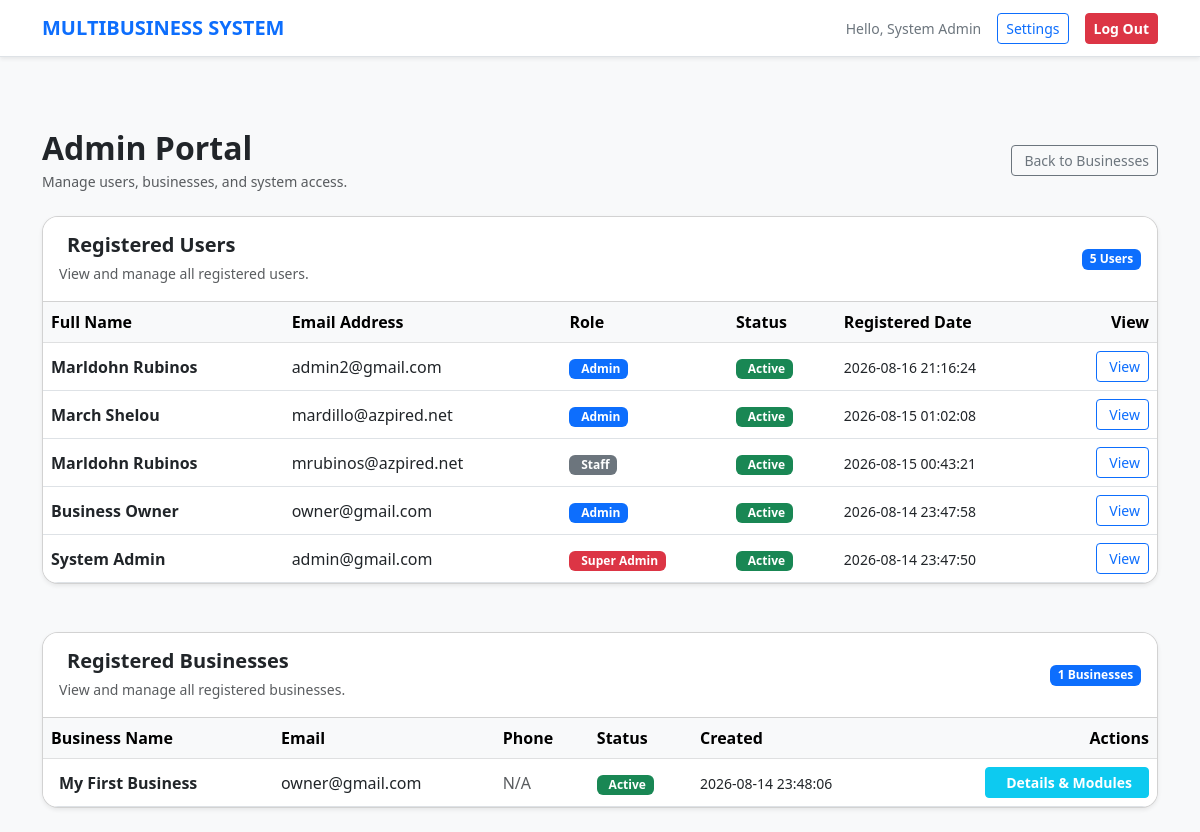
/public/index.php?page=admin_portal (signed in), run on an earlier commit of the app's database.
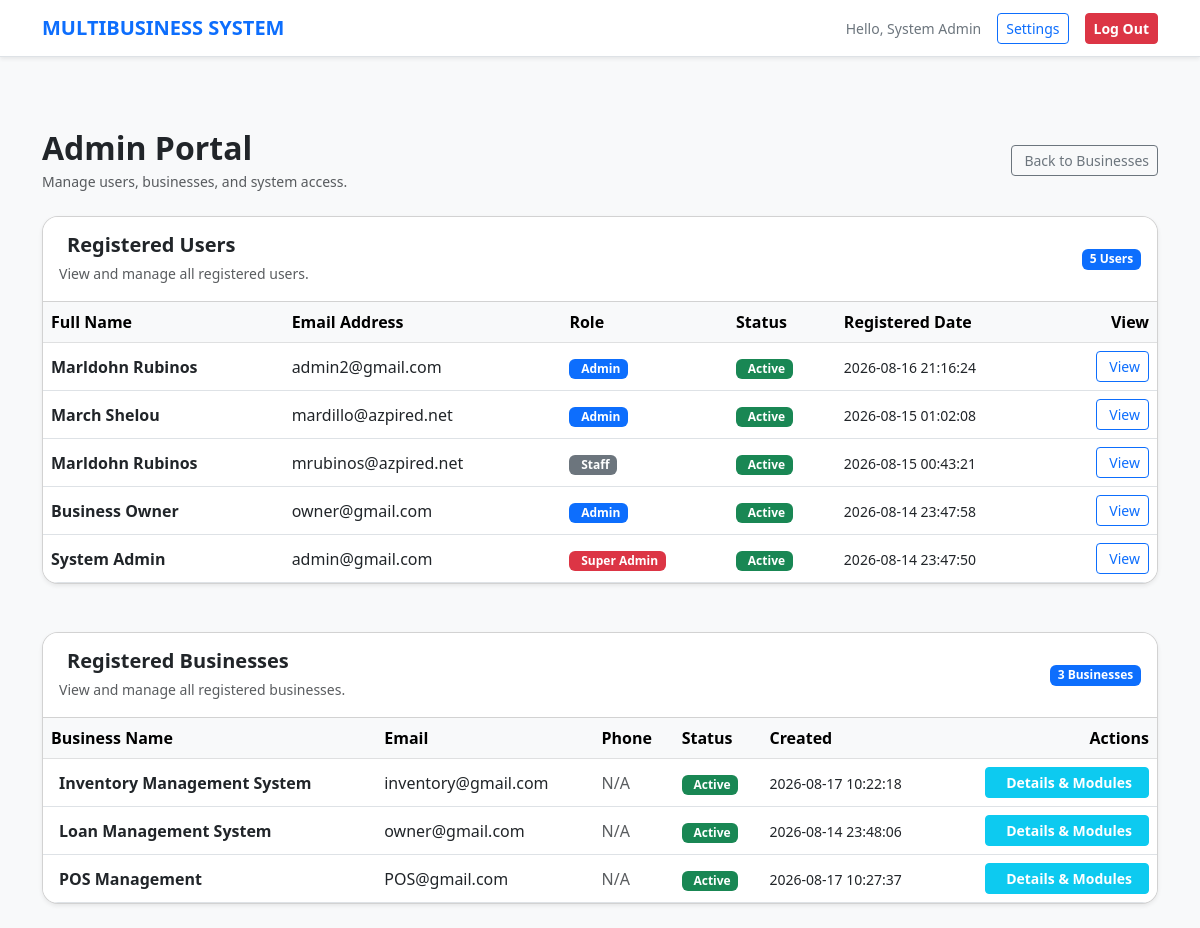
And on a later commit of the database.
### tables this page shows
CREATE TABLE `users` (
  `id` int(11) NOT NULL,
  `name` varchar(150) NOT NULL,
  `email` varchar(150) NOT NULL,
  `password` varchar(255) NOT NULL,
  `role` enum('super_admin','admin','staff') NOT NULL DEFAULT 'staff',
  `status` enum('active','inactive','pending') NOT NULL DEFAULT 'active',
  `created_at` timestamp NOT NULL DEFAULT current_timestamp(),
  `updated_at` timestamp NULL DEFAULT NULL ON UPDATE current_timestamp()
);

CREATE TABLE `businesses` (
  `id` int(11) NOT NULL,
  `name` varchar(150) NOT NULL,
  `email` varchar(150) DEFAULT NULL,
  `phone` varchar(50) DEFAULT NULL,
  `address` text DEFAULT NULL,
  `status` enum('active','inactive') NOT NULL DEFAULT 'active',
  `created_at` timestamp NOT NULL DEFAULT current_timestamp(),
  `updated_at` timestamp NULL DEFAULT NULL ON UPDATE current_timestamp()
);

### resources/admin_portal.php (the view, shortened to what the changed rows need)
<?php
$pdo = Database::getConnection();
$userStmt = $pdo->query("
    SELECT
        id,
        name,
        email,
        role,
        status,
        created_at
    FROM users
    ORDER BY id DESC
");
$users = $userStmt->fetchAll(PDO::FETCH_ASSOC);
$businessStmt = $pdo->query("
    SELECT
        id,
        name,
        email,
        phone,
        address,
        status,
        created_at
    FROM businesses
    ORDER BY name ASC
");
$allBusinesses = $businessStmt->fetchAll(PDO::FETCH_ASSOC);
include __DIR__ . '/partials/header.php';
?>
<div class="container py-4">
    <div class="d-flex justify-content-between align-items-center mb-4">
        <div>
            <h2 class="fw-bold mb-1">
                Admin Portal
            </h2>
            <p class="text-muted small mb-0">
                Manage users, businesses, and system access.
            </p>
        </div>
        <a
            href="index.php?page=select_business"
            class="btn btn-outline-secondary btn-sm"
        >
            Back to Businesses
        </a>
    </div>
    <div class="card shadow-sm rounded-4 mb-5 overflow-hidden">
        <div class="card-header bg-white py-3">
            <div class="d-flex justify-content-between align-items-center">
                <div>
                    <h5 class="fw-bold mb-1">
                        Registered Users
                    </h5>
                    <small class="text-muted">
                        View and manage all registered users.
                    </small>
                </div>
                <span class="badge bg-primary">
                    <?= count($users) ?> Users
                </span>
            </div>
        </div>
        <?php if (empty($users)): ?>
            <div class="p-4 text-center">
                <i
                    class="bi bi-people text-muted"
                    style="font-size:3rem;"
                ></i>
                <p class="text-muted mb-0 mt-2">
                    No users found.
                </p>
            </div>
        <?php else: ?>
            <div class="table-responsive">
                <table class="table table-hover align-middle mb-0">
                    <thead class="table-light">
                        <tr>
                            <th>Full Name</th>
                            <th>Email Address</th>
                            <th>Role</th>
                            <th>Status</th>
                            <th>Registered Date</th>
                            <th class="text-end">
                                View
                            </th>
                        </tr>
                    </thead>
                    <tbody>
                        <?php foreach ($users as $u): ?>
                            <?php
                            $role = $u['role'] ?? 'staff';
                            $status = $u['status'] ?? 'inactive';
                            ?>
                            <tr>
                                <td class="fw-bold">
                                    <?= htmlspecialchars(
                                        $u['name']
                                    ) ?>
                                </td>
                                <td>
                                    <?= htmlspecialchars(
                                        $u['email']
                                    ) ?>
                                </td>
                                <td>
                                    <?php if ($role === 'super_admin'): ?>
                                        <span class="badge bg-danger">
                                            Super Admin
                                        </span>
                                    <?php elseif ($role === 'admin'): ?>
                                        <span class="badge bg-primary">
                                            Admin
                                        </span>
                                    <?php else: ?>
                                        <span class="badge bg-secondary">
                                            Staff
                                        </span>
                                    <?php endif; ?>
                                </td>
                                <td>
                                    <?php if ($status === 'active'): ?>
                                        <span class="badge bg-success">
                                            Active
                                        </span>
                                    <?php endif; ?>
                                </td>
                                <td>
                                    <small>
                                        <?= htmlspecialchars(
                                            $u['created_at']
                                        ) ?>
                                    </small>
                                </td>
                                <td class="text-end">
                                    <a
                                        href="index.php?page=admin_user_details&id=<?= (int)$u['id'] ?>"
                                        class="btn btn-outline-primary btn-sm"
                                        title="View User Details"
                                    >
                                        View
                                    </a>
                                </td>
                            </tr>
                        <?php endforeach; ?>
                    </tbody>
                </table>
            </div>
        <?php endif; ?>
    </div>
    <div class="card shadow-sm rounded-4 overflow-hidden">
        <div class="card-header bg-white py-3">
            <div class="d-flex justify-content-between align-items-center">
                <div>
                    <h5 class="fw-bold mb-1">
                        Registered Businesses
                    </h5>
                    <small class="text-muted">
                        View and manage all registered businesses.
                    </small>
                </div>
                <span class="badge bg-primary">
                    <?= count($allBusinesses) ?> Businesses
                </span>
            </div>
        </div>
        <?php if (empty($allBusinesses)): ?>
            <div class="p-4 text-center">
                <i
                    class="bi bi-buildings text-muted"
                    style="font-size:3rem;"
                ></i>
                <p class="text-muted mb-0 mt-2">
                    No businesses found in the system.
                </p>
            </div>
        <?php else: ?>
            <div class="table-responsive">
                <table class="table table-hover align-middle mb-0">
                    <thead class="table-light">
                        <tr>
                            <th>Business Name</th>
                            <th>Email</th>
                            <th>Phone</th>
                            <th>Status</th>
                            <th>Created</th>
                            <th class="text-end">
                                Actions
                            </th>
                        </tr>
                    </thead>
                    <tbody>
                        <?php foreach ($allBusinesses as $biz): ?>
                            <?php
                            $businessStatus = $biz['status'] ?? 'inactive';
                            ?>
                            <tr>
                                <td class="fw-bold">
                                    <?= htmlspecialchars(
                                        $biz['name']
                                    ) ?>
                                </td>
                                <td>
                                    <?php if (!empty($biz['email'])): ?>
                                        <?= htmlspecialchars(
                                            $biz['email']
                                        ) ?>
                                    <?php else: ?>
                                        <span class="text-muted">
                                            N/A
                                        </span>
                                    <?php endif; ?>
                                </td>
                                <td>
                                    <?php if (!empty($biz['phone'])): ?>
                                        <i class="bi bi-telephone me-1 text-primary"></i>
                                        <?= htmlspecialchars(
                                            $biz['phone']
                                        ) ?>
                                    <?php else: ?>
                                        <span class="text-muted">
                                            N/A
                                        </span>
                                    <?php endif; ?>
                                </td>
                                <td>
                                    <?php if ($businessStatus === 'active'): ?>
                                        <span class="badge bg-success">
                                            Active
                                        </span>
                                    <?php endif; ?>
                                </td>
                                <td>
                                    <small>
                                        <?= htmlspecialchars(
                                            $biz['created_at']
                                        ) ?>
                                    </small>
                                </td>
                                <td class="text-end">
                                    <a
                                        href="index.php?page=admin_business_details&id=<?= (int)$biz['id'] ?>"
                                        class="btn btn-info btn-sm fw-bold px-3 text-white"
                                    >
                                        Details & Modules
                                    </a>
                                </td>
                            </tr>
                        <?php endforeach; ?>
                    </tbody>
                </table>
            </div>
        <?php endif; ?>
    </div>
</div>
<?php include __DIR__ . '/partials/footer.php'; ?>

What changed in the data, as far as the page shows it:
added businesses: name "Inventory Management System", email "inventory@gmail.com", shows "N/A", status "Active", created_at "2026-08-17 10:22:18"
changed businesses "owner@gmail.com": name "My First Business" → "Loan Management System"
added businesses: name "POS Management", email "POS@gmail.com", shows "N/A", status "Active", created_at "2026-08-17 10:27:37"
Also different on the page:
count($allBusinesses): "1" → "3"
